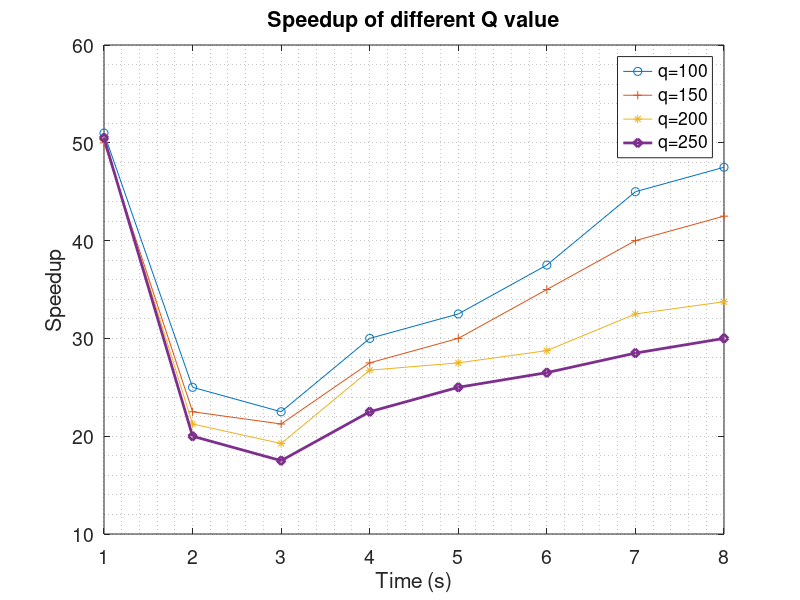

Here is the MATLAB script that generated this plot:
q100 = [204 100 90 120 130 150 180 190] ./ 4;
q150 = [200 90 85 110 120 140 160 170] ./ 4;
q200 = [201 85 77 107 110 115 130 135] ./ 4;
q250 = [202 80 70 90 100 106 114 120] ./ 4;
X = [1:8];

figure(1);

plot(X, q100, '-o', X, q150, '-+', X, q200, '-*', X, q250, '-d','LineWidth',2);
xlabel('Time (s)');
ylabel('Speedup');
title('Speedup of different Q value');
legend('q=100', 'q=150', 'q=200', 'q=250', 'Location', 'Best');
grid minor
set(gca, 'FontSize', 14);

